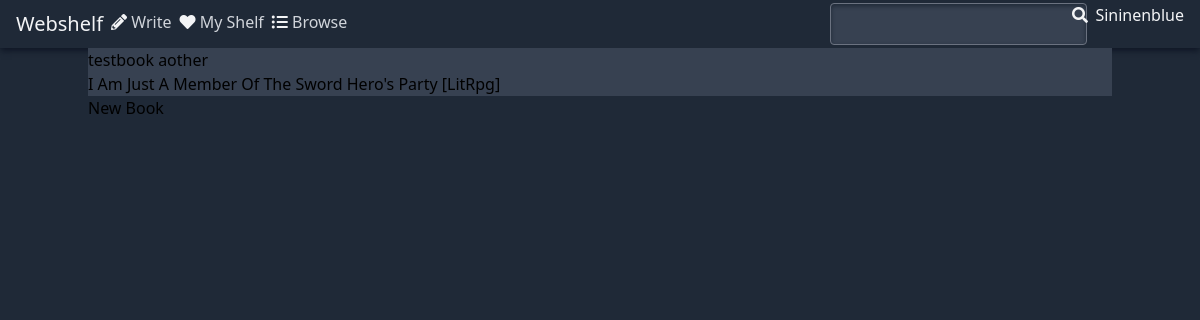
Screenshot of /desk/ (signed in) with the database file from the repository.
### books/models.py (models this page shows, shortened)
class Book(models.Model):
    author = models.ForeignKey(AuthorProfile, on_delete=models.CASCADE)
    cover = models.ImageField(
        upload_to="covers/",
        height_field="cover_h",
        width_field="cover_w",
        default="covers/cover_default.jpg",
    )
    cover_w = models.IntegerField(default=0)
    cover_h = models.IntegerField(default=0)
    title = models.CharField(max_length=256)
    synopsis = models.TextField(max_length=4096)
    created_date = models.DateTimeField(auto_now_add=True)
    quality_rating = models.IntegerField(default=0)
    popularity_rating = models.IntegerField(default=0)
    words = models.IntegerField(default=0)
    views = models.IntegerField(default=0)
    follows = models.IntegerField(default=0)

### desk/views.py (the view)
# urls.py: path("", views.dashboard, name="dashboard"),
def dashboard(request):
    current_author = User.objects.get(
        username=request.user.username).authorprofile
    context = {"book_list": Book.objects.filter(author=current_author)}
    return render(request, "desk/dashboard.html", context)

### desk/templates/desk/dashboard.html (shortened to what this page needs)
{% extends "base.html" %}
{% block content %}
<div class="bg-gray-700">
    {% for book in book_list %}
    <div>
        <a href="{% url 'desk:view_book' book.id %}">{{ book.title }}</a>
    </div>
    {% endfor %}
</div>
<a href="{% url 'desk:create_book' %}">New Book</a>
{% endblock %}

### rows the page displays
Book: title "testbook aother"
Book: title "I Am Just A Member Of The Sword Hero's Party [LitRpg]"
